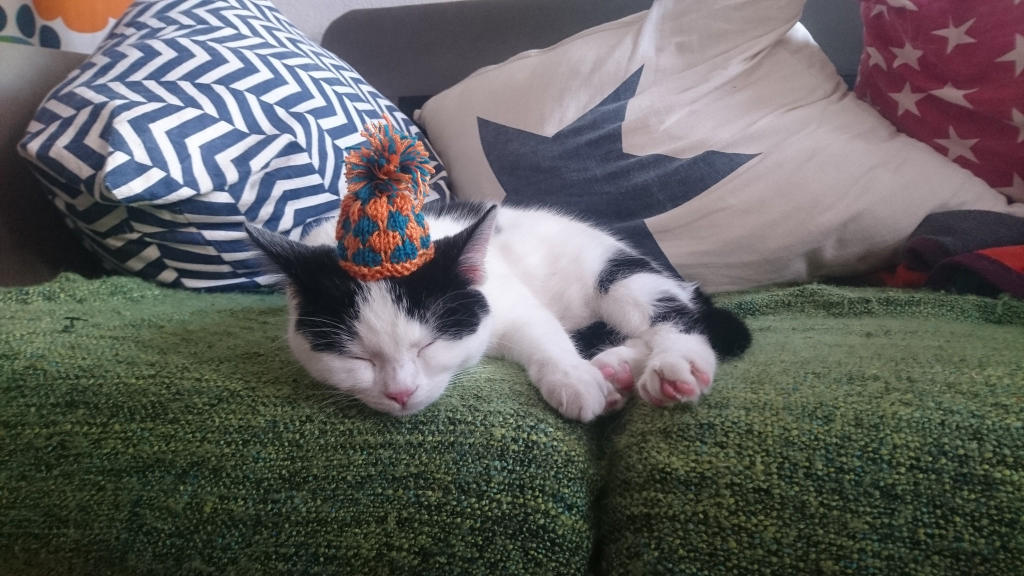
#> input picture 17157718_1475080609170139_6436185275063838511_o.jpg, 2048 x 1152 px (shown at 1/2 size)
$ jupyter execute superpixels.ipynb
#> lines starting #> are read from the running program, lines starting #| are printed output that depends on the picture; after the words box and inside, x2 and y2 are one past the last pixel; in counts of white or black regions, pixels touching at a corner belong together
[cell 1]
from skimage.io import imread, imshow, imsave
from matplotlib.pyplot import show
import numpy as np

image = imread('17157718_1475080609170139_6436185275063838511_o.jpg')[100:1000,400:1600]
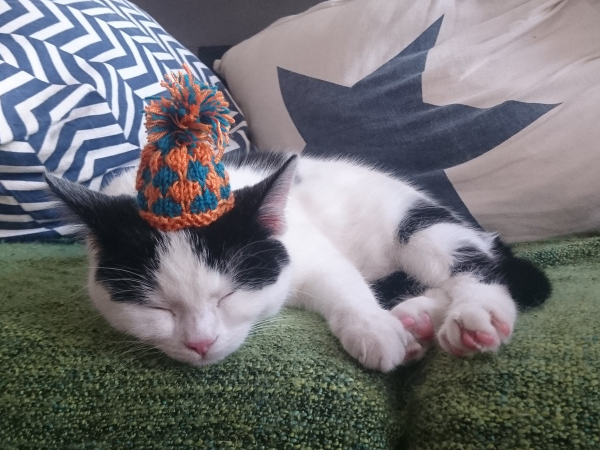
#> image: shape (900, 1200, 3) (shown at 1/2 size); mean R, G, B 115.4, 115, 117.7

patch_size = 50

def crop_image(image, patch_size):
#> called with patch_size = 50
    new_width = int(image.shape[1] / patch_size) * patch_size
#> new_width = 1200
    new_height = int(image.shape[0] / patch_size) * patch_size
#> new_height = 900

    return image[:new_height, :new_width,...]

image = crop_image(image, patch_size)
imshow(image)

original = image.copy()

[cell 2]
width = image.shape[1]
#> width = 1200
height = image.shape[0]
#> height = 900
for x in range(int(width / patch_size)):
    image[:, x * patch_size] = 0
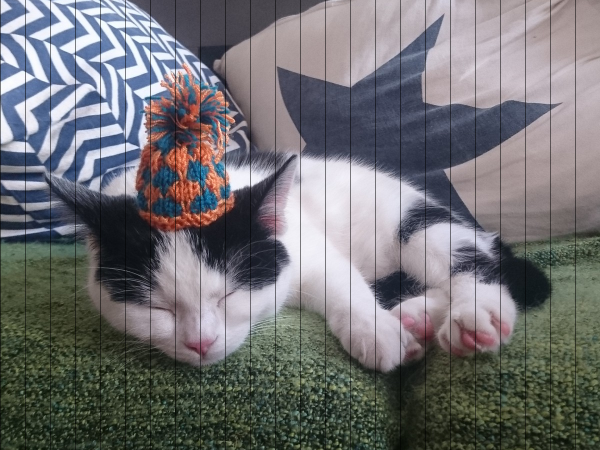
#> image: shape (900, 1200, 3) (shown at 1/2 size); 2% of pixels changed, all inside (x1, y1, x2, y2) = (0, 0, 1151, 900)
for y in range(int(height / patch_size)):
    image[y * patch_size] = 0
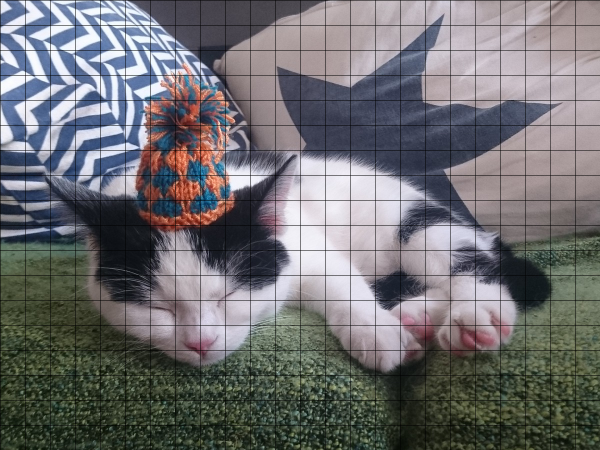
#> image: shape (900, 1200, 3) (shown at 1/2 size); 1.96% of pixels changed, all inside (x1, y1, x2, y2) = (1, 0, 1200, 851)

imshow(image)

[cell 3]
start_x = int(width / 2 / patch_size)
#> start_x = 12
start_y = int(height / 2 / patch_size)
#> start_y = 9

[cell 4]
def set_tile_to_zero(image, x, y, patch_size):
#> called with x = 12, y = 9, patch_size = 50
    image[y*patch_size:(y+1)*patch_size, x*patch_size:(x+1)*patch_size] = 0
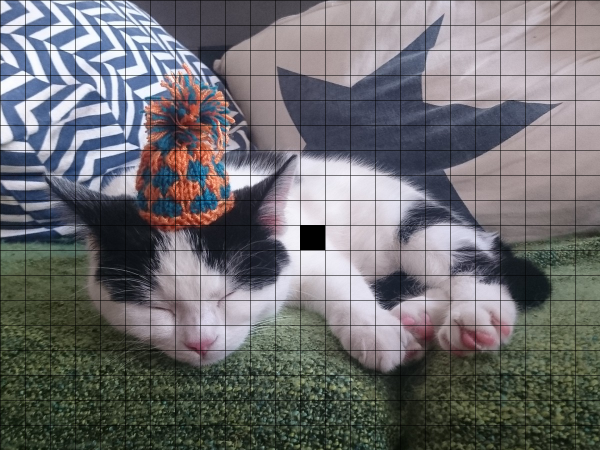
#> image: shape (900, 1200, 3) (shown at 1/2 size); 0.22% of pixels changed, all inside (x1, y1, x2, y2) = (601, 451, 650, 500)

set_tile_to_zero(image, start_x, start_y, patch_size)
imshow(image)

[cell 5]
def exchange_tiles(image,x1,y1,x2,y2):
#> called with x1 = 1, y1 = 2, x2 = 2, y2 = 2
    tile1 = image[y1*patch_size:(y1+1)*patch_size, x2*patch_size:(x2+1)*patch_size].copy()
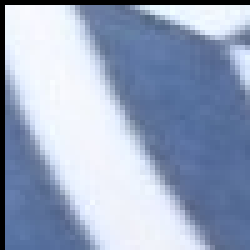
#> tile1: shape (50, 50, 3) (shown 5 times larger); mean R, G, B 151.6, 165.6, 191.6
    tile2 = image[y2*patch_size:(y2+1)*patch_size, x1*patch_size:(x1+1)*patch_size].copy()
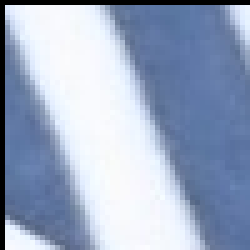
#> tile2: shape (50, 50, 3) (shown 5 times larger); mean R, G, B 155.3, 169.3, 194.5

    image[y1*patch_size:(y1+1)*patch_size, x2*patch_size:(x2+1)*patch_size] = tile2
    image[y2*patch_size:(y2+1)*patch_size, x1*patch_size:(x1+1)*patch_size] = tile1

exchange_tiles(image, 1,2, 2,2)
imshow(image)

[cell 6]
image = original
imshow(image)

[cell 7]
set_tile_to_zero(image, start_x, start_y, patch_size)
#> call 2 of set_tile_to_zero, with x = 12, y = 9, patch_size = 50
#> in set_tile_to_zero (call 2), `image[y*patch_size:(y+1)*patch_size, x*patch_size:(x+1)*patch_size] = 0`:
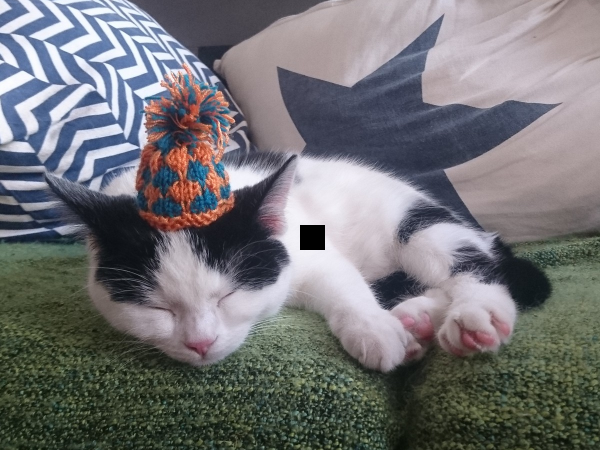
#> image: shape (900, 1200, 3) (shown at 1/2 size); mean R, G, B 114.9, 114.5, 117.1
imshow(image)

[cell 8]
game_chain = ['w','a','s', 'd']
game_state = 0

def new_pos(pos_x, pos_y, direction):
    if direction == 'w':
        pos_y -= 1
    elif direction == 'a':
        pos_x -= 1
    elif direction == 's':
        pos_y += 1
    elif direction == 'd':
        pos_x += 1

    return pos_x, pos_y

def run_game(image, game_chain, game_state, start_x, start_y):
    pos_x = start_x
    pos_y = start_y

    count = 0

    while (game_state != len(game_chain)):
        if game_state < 0:
            direction = game_chain[-1]
        else:
            direction = game_chain[game_state]

        print(direction)

        former_pos_x = pos_x
        former_pos_y = pos_y

        pos_x, pos_y = new_pos(pos_x, pos_y, direction)

        print(former_pos_x, former_pos_y, '->', pos_x, pos_y)

        exchange_tiles(image, former_pos_x, former_pos_y, pos_x, pos_y)

        if game_state == -1:
            game_state = len(game_chain)
        else:
            game_state += 1

        print(game_state)
        imshow(image)
        show()

        imsave("/Users/haase/temp/cat_" + str(count).zfill(3) + '.tif', image)
        count += 1

# run_game(original, game_chain, game_state, start_x, start_y)

[cell 9]
def make_random_game(start_x, start_y, image, patch_size, length):
#> called with start_x = 12, start_y = 9, patch_size = 50, length = 500
    directions=['w','a','s','d']
    width = image.shape[1] / patch_size
#> width = 24
    height = image.shape[0] / patch_size
#> height = 18

    path = []
    pos_x = start_x
#> pos_x = 12
    pos_y = start_y
#> pos_y = 9


    while len(path) < length:
        direction = directions[np.random.randint(0, 4)]

        former_pos_x = pos_x
        former_pos_y = pos_y

        pos_x, pos_y = new_pos(pos_x, pos_y, direction)
        if pos_x >= width or pos_x < 0 or pos_y >= height or pos_y < 0:
            pos_x = former_pos_x
            pos_y = former_pos_y
        else:
            path.append(direction)

        if len(path) > 2:
            if path[-3:-1] in ['wa','aw','sd','ds']:
                print("hit")
                path = path[:-2]
#> after the loop, pos_x = 16; pos_y = 7

    return path


path = make_random_game(start_x, start_y, image, patch_size, 500)
#> path = 500 items, first 6: 'w', 'd', 'a', 'w', 'd', 'd'
path
#> Out = 500 items, first 6: 'w', 'd', 'a', 'w', 'd', 'd'

[cell 10]
path[-3:-1]
#> Out = ['w', 'a']

[cell 11]
run_game(original, path, 0, start_x, start_y)
#> in run_game, `direction = game_chain[game_state]`: direction = 'w'
#| w
#> in run_game, `pos_x, pos_y = new_pos(pos_x, pos_y, direction)`: pos_y = 8
#| 12 9 -> 12 8
#> call 2 of exchange_tiles, with x1 = 12, y1 = 9, x2 = 12, y2 = 8
#> in exchange_tiles (call 2), `tile1 = image[y1*patch_size:(y1+1)*patch_size, x2*patch_size:(x2+1)*pa..`: tile1: shape (50, 50, 3); every value is 0
#> in exchange_tiles (call 2), `tile2 = image[y2*patch_size:(y2+1)*patch_size, x1*patch_size:(x1+1)*pa..`:
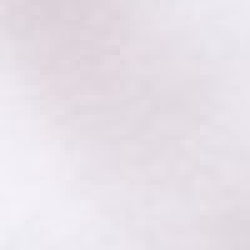
#> tile2: shape (50, 50, 3) (shown 5 times larger); mean R, G, B 231.4, 225.3, 232.5
#> in exchange_tiles (call 2), `image[y2*patch_size:(y2+1)*patch_size, x1*patch_size:(x1+1)*patch_size..`:
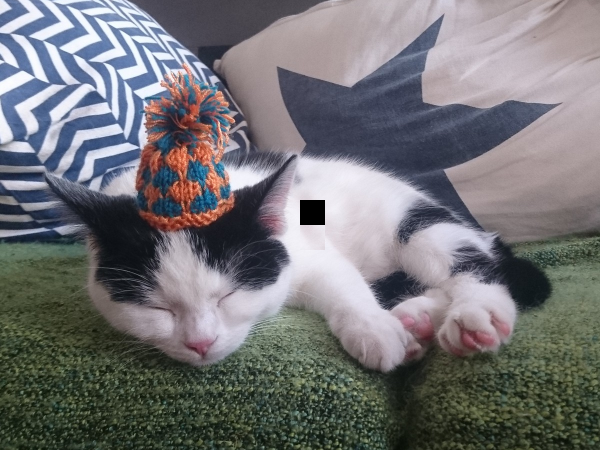
#> image: shape (900, 1200, 3) (shown at 1/2 size); mean R, G, B 114.9, 114.5, 117.1
